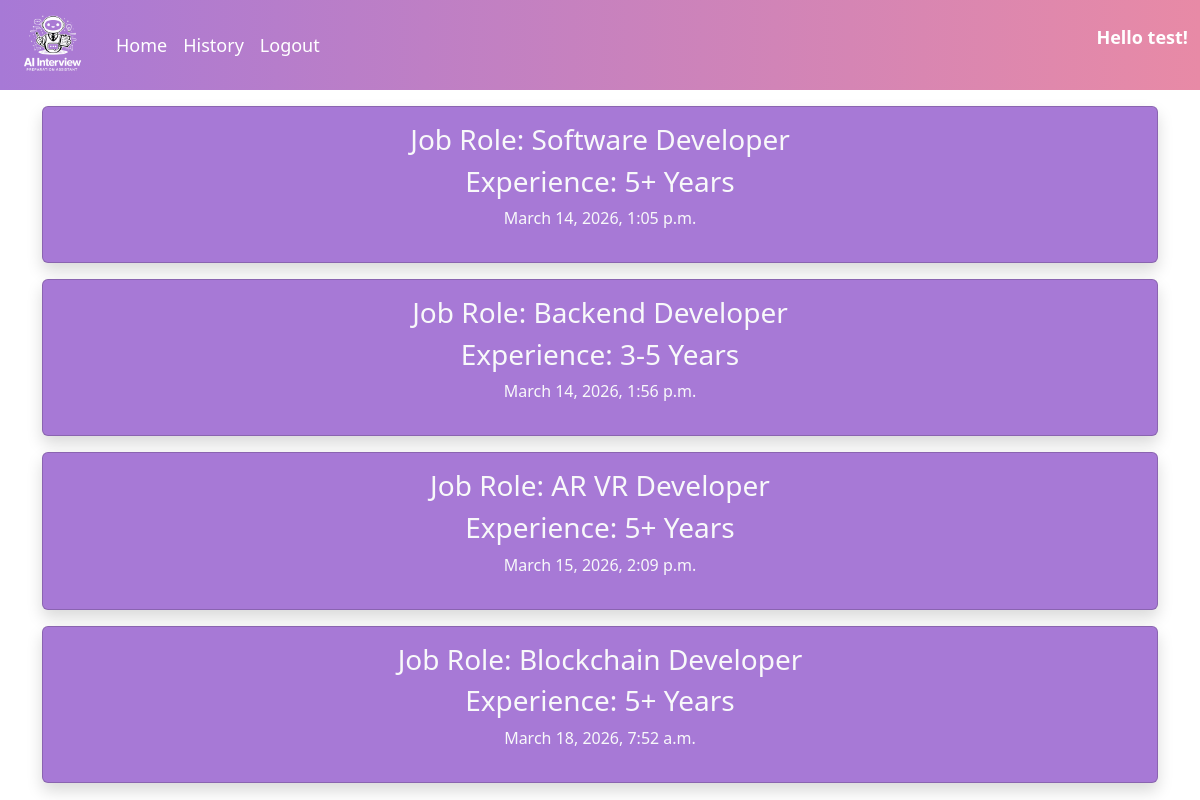
The app's page /history/ (signed in) with its own data.
### myapp/models.py (models this page shows, shortened)
class User(AbstractBaseUser, PermissionsMixin):
    email = models.EmailField(unique=True)
    name = models.CharField(max_length=100)
    is_active = models.BooleanField(default=True)
    is_staff = models.BooleanField(default=False)
    objects = UserManager()
    USERNAME_FIELD = "email"
    REQUIRED_FIELDS = ["name"]

class History(models.Model):
    user=models.ForeignKey(User,on_delete=models.CASCADE)
    job=models.TextField(null=True)
    response=models.TextField()
    datetime=models.DateTimeField(auto_now_add=True)
    exp=models.TextField()

### myapp/views.py (the view)
# urls.py: path("history/",views.HistoryView.as_view()),
@login_required(login_url="/")
def history(request):
    histories=History.objects.filter(user=request.user)
    return render(request,"history.html",{"histories":histories})

### templates/history.html (shortened to what this page needs)
{% extends "base.html" %}
{% block main %}
{% if histories %}
{% for h in histories %}
<a href="/details/{{h.id}}/"><div class="card shadow mt-3 mb-3 p-3 text-center text-light btn-me">
    <h3>Job Role: {{h.job}}</h3>
    <h3>Experience: {{h.exp}}</h3>
    <p>{{h.datetime}}</p>
</div>
</a>
{% endfor %}
{% else %}
<h3 class="text-center card mt-5 p-5 shadow">Nothing here yet. Start your first interview practice to see your history.</h3>
{% endif %}
{% endblock main %}

### templates/base.html (shortened to what this page needs)
<!doctype html>
{% load static %}
<html lang="en">
  <head>
    <link
      href="https://cdn.jsdelivr.net/npm/bootstrap@5.3.3/dist/css/bootstrap.min.css"
      rel="stylesheet"
    />
    <link rel="stylesheet" href="{% static 'css/style.css'%}" />
  </head>
  <body>
    <nav class="navbar navbar-expand-sm mynavbar">
      <div class="container-fluid">
        <a class="navbar-brand" href="/">
          <img src="{% static 'images/logo.png' %}" alt="logo" height="80" />
        </a>
        <ul class="navbar-nav me-auto">
          <li class="nav-item">
            <a class="nav-link text-white" href="/home/">Home</a>
          </li>
          {% if user.is_authenticated %}
          <li class="nav-item">
            <a class="nav-link text-white" href="/history/">History</a>
          </li>
          <li class="nav-item">
            <a class="nav-link text-white" href="/logout/">Logout</a>
          </li>
          {% endif %}
        </ul>
        {% if user.is_authenticated %}
        <p class="ms-auto">Hello {{user.name}}!</p>
        {% endif %}
      </div>
    </nav>
    <div class="container">{% block main %} {% endblock main %}</div>
  </body>
</html>

### static/css/style.css (style rules this page uses)
.navbar.mynavbar { background: linear-gradient(90deg, #a779d6, #e88aa6); padding: 0px 0; text-align: center; color: white; font-size: 18px; font-weight: 600; }
.navbar.mynavbar .nav-link, .navbar.mynavbar .navbar-brand { color: white; }
.mynavbar .nav-link { color: white !important; font-weight: 500; }
.btn-me { background-color: #a779d6; }
a { text-decoration: none; }

### records on screen
User: name "test"
History: job "Software Developer", exp "5+ Years", datetime "March 14, 2026, 1:05 p.m."
History: job "Backend Developer", exp "3-5 Years", datetime "March 14, 2026, 1:56 p.m."
History: job "AR VR Developer", exp "5+ Years", datetime "March 15, 2026, 2:09 p.m."
History: job "Blockchain Developer", exp "5+ Years", datetime "March 18, 2026, 7:52 a.m."
